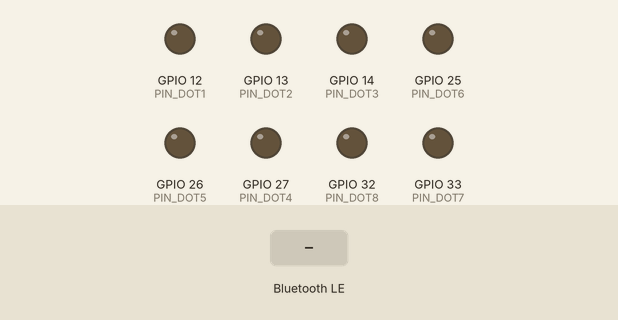
Bench run of a sketch on a simulated ESP32. Parts: output pins drawn as LEDs (lit = HIGH). Dashed ring = blinking. Inputs (shaded band) come from the test bench. Nothing arrives over Bluetooth unless stated; a phone connects over Bluetooth LE 3 s after start; what the sketch prints to the serial monitor is not drawn.

Above: at 2.2 s.
2.3 s: Bluetooth LE write "PRINT:1,2,3,4,5" received
At 3.0 s:
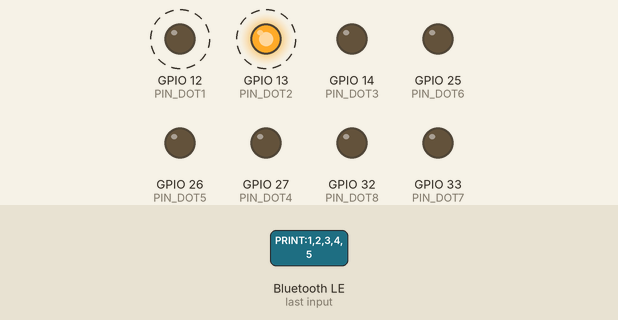
3.8 s: Bluetooth LE write "0" received
At 4.4 s:
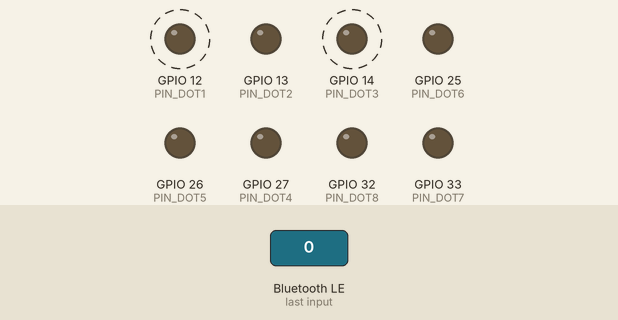
Timing chart, 0 to 6.8 s (numbered marks = the images above; inputs shaded):
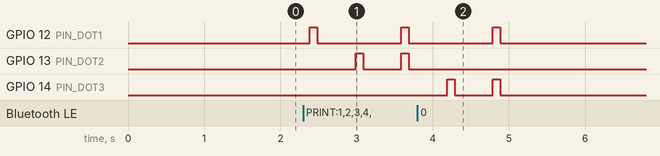

Measured:
- after the input at 2.3 s, GPIO 12 (PIN_DOT1): alternates HIGH for 0.10 s and LOW for 1.1 s, starting after 0.09 s; GPIO 13 (PIN_DOT2): alternates HIGH for 0.10 s and LOW for 0.50 s, starting after 0.69 s
- by itself, GPIO 14 (PIN_DOT3): alternates HIGH for 0.10 s and LOW for 0.50 s, 4 changes in all, then stays LOW

The sketch:

ESP32_BLE_Braille_Printer_UART.ino
```cpp
/*
 * ESP32 BLE Braille Printer Firmware (Nordic UART Edition)
 *
 * ⚠️ IMPORTANT: This firmware uses Nordic Semiconductor's standard UART service UUIDs
 * to match the Android app's BleManager.java expectations.
 *
 * Features:
 * - BLE GATT Server with Nordic UART service
 * - Receives braille print commands from Android app
 * - Processes braille dot patterns via solenoids
 * - Prints detailed debug info to Serial Monitor
 * - Sends progress updates back to Android app
 *
 * Upload:
 * - Arduino IDE → Select ESP32 board
 * - Tools → Serial Monitor @ 115200 baud
 */

#include <BLEDevice.h>
#include <BLEServer.h>
#include <BLEUtils.h>
#include <BLE2902.h>

// ============ Configuration ============
#define DEVICE_NAME "EZConnect-Braille01"
#define SERIAL_BAUD 115200

// GPIO pins for solenoid drivers (controlling 8 braille dots)
#define PIN_DOT1 12
#define PIN_DOT2 13
#define PIN_DOT3 14
#define PIN_DOT4 27
#define PIN_DOT5 26
#define PIN_DOT6 25
#define PIN_DOT7 33
#define PIN_DOT8 32

// Timing (in milliseconds)
#define DOT_ACTIVATION_TIME 100  // How long to activate pins
#define CHAR_DELAY 500           // Delay between characters

// ============ NORDIC UART Service UUIDs ============
// MUST match Android BleManager.java exactly!
#define UART_SERVICE_UUID           "6E400001-B5A3-F393-E0A9-E50E24DCCA9E"
#define CHARACTERISTIC_RX_UUID      "6E400002-B5A3-F393-E0A9-E50E24DCCA9E"  // Write from Android
#define CHARACTERISTIC_TX_UUID      "6E400003-B5A3-F393-E0A9-E50E24DCCA9E"  // Notify to Android

// ============ Global variables ============
BLEServer *pServer = nullptr;
BLEService *pUartService = nullptr;
BLECharacteristic *pRxCharacteristic = nullptr;   // Receive commands (WRITE)
BLECharacteristic *pTxCharacteristic = nullptr;   // Send status (NOTIFY)
bool deviceConnected = false;
std::string receivedCommand = "";

// Solenoid pins array
int solenoidPins[] = {PIN_DOT1, PIN_DOT2, PIN_DOT3, PIN_DOT4,
                       PIN_DOT5, PIN_DOT6, PIN_DOT7, PIN_DOT8};

// ============ BLE Server Callbacks ============
class MyServerCallbacks : public BLEServerCallbacks {
    void onConnect(BLEServer *pServer) override {
        deviceConnected = true;
        Serial.println("\n╔════════════════════════════════════════╗");
        Serial.println("║  ✓ ANDROID DEVICE CONNECTED            ║");
        Serial.println("╚════════════════════════════════════════╝");
        Serial.println();
    }

    void onDisconnect(BLEServer *pServer) override {
        deviceConnected = false;
        Serial.println("\n╔════════════════════════════════════════╗");
        Serial.println("║  ✗ ANDROID DEVICE DISCONNECTED         ║");
        Serial.println("╚════════════════════════════════════════╝");

        // Restart advertising
        BLEDevice::startAdvertising();
        Serial.println("Waiting for new connection...\n");
    }
};

// ============ RX Characteristic Callbacks (receiving from Android) ============
class MyCharacteristicCallbacks : public BLECharacteristicCallbacks {
    void onWrite(BLECharacteristic *pCharacteristic) override {
        std::string rxValue = pCharacteristic->getValue();

        if (rxValue.length() > 0) {
            Serial.println("\n┌─ COMMAND RECEIVED");
            Serial.print("│ Length: ");
            Serial.print(rxValue.length());
            Serial.print(" bytes\n│ Content: ");
            Serial.println(rxValue.c_str());
            Serial.println("└");

            receivedCommand = rxValue;
            processBrailleCommand(rxValue);
        }
    }
};

// ============ Solenoid Control ============

void activateBrailleDots(uint8_t pattern) {
    // Print binary representation
    Serial.print("  Pattern (binary): ");
    for (int i = 7; i >= 0; i--) {
        Serial.print(bitRead(pattern, i));
    }
    Serial.print(" | Active dots: ");

    // Activate pins
    for (int i = 0; i < 8; i++) {
        if (bitRead(pattern, i)) {
            digitalWrite(solenoidPins[i], HIGH);
            Serial.print(i + 1);
            Serial.print(" ");
        }
    }
    Serial.println();

    // Hold activation
    delay(DOT_ACTIVATION_TIME);

    // Deactivate all
    for (int i = 0; i < 8; i++) {
        digitalWrite(solenoidPins[i], LOW);
    }
}

// Send progress/status to Android via NOTIFY
void sendStatusToAndroid(const std::string &status) {
    if (!deviceConnected || pTxCharacteristic == nullptr) {
        return;
    }

    pTxCharacteristic->setValue(status);
    pTxCharacteristic->notify();

    Serial.print("  ↗ Sent to Android: ");
    Serial.println(status.c_str());
}

// ============ Braille Command Processing ============

void processBrailleCommand(std::string command) {
    Serial.println("\n╔═════════════════════════════════════════╗");
    Serial.println("║  PROCESSING BRAILLE COMMAND             ║");
    Serial.println("╚═════════════════════════════════════════╝");

    // Expected format examples:
    // "CMD:0103070F1F"  - Hex pairs (this is most common from Android)
    // "PRINT:1,2,3,4,5" - Decimal values

    // ========== Format 1: HEX String (CMD:...) ==========
    if (command.find("CMD:") == 0) {
        std::string hexData = command.substr(4);  // Remove "CMD:" prefix

        Serial.print("Format: HEX String\n");
        Serial.print("Hex data: ");
        Serial.println(hexData.c_str());

        int charCount = hexData.length() / 2;
        Serial.print("Chars to print: ");
        Serial.println(charCount);

        if (charCount == 0) {
            Serial.println("ERROR: No valid hex data!");
            return;
        }

        // Process each character
        for (int i = 0; i < charCount; i++) {
            std::string hex = hexData.substr(i * 2, 2);
            uint8_t dotPattern = (uint8_t)strtol(hex.c_str(), nullptr, 16);

            Serial.print("\n  [");
            Serial.print(i + 1);
            Serial.print("/");
            Serial.print(charCount);
            Serial.print("] Hex: 0x");
            Serial.print(hex.c_str());
            Serial.print(" (");
            Serial.print((int)dotPattern);
            Serial.println(")");

            // Activate dots
            activateBrailleDots(dotPattern);

            // Send progress
            std::string progress = "PROG:" + std::to_string(i + 1) + "/" + std::to_string(charCount);
            sendStatusToAndroid(progress);

            delay(CHAR_DELAY);
        }

        // Send completion
        Serial.println("\n✓ Print completed!");
        sendStatusToAndroid("PROG:DONE");
    }

    // ========== Format 2: Decimal String (PRINT:...) ==========
    else if (command.find("PRINT:") == 0) {
        std::string data = command.substr(6);  // Remove "PRINT:" prefix

        Serial.print("Format: Decimal Stream\n");
        Serial.print("Data: ");
        Serial.println(data.c_str());

        std::vector<uint8_t> patterns;
        size_t start = 0, end = 0;

        // Parse comma-separated values
        while ((end = data.find(',', start)) != std::string::npos) {
            std::string token = data.substr(start, end - start);
            patterns.push_back((uint8_t)strtol(token.c_str(), nullptr, 10));
            start = end + 1;
        }
        // Last value
        patterns.push_back((uint8_t)strtol(data.substr(start).c_str(), nullptr, 10));

        Serial.print("Chars to print: ");
        Serial.println(patterns.size());

        // Process each pattern
        for (size_t i = 0; i < patterns.size(); i++) {
            Serial.print("\n  [");
            Serial.print(i + 1);
            Serial.print("/");
            Serial.print(patterns.size());
            Serial.print("] Value: ");
            Serial.println(patterns[i]);

            activateBrailleDots(patterns[i]);

            std::string progress = "PROG:" + std::to_string(i + 1) + "/" + std::to_string(patterns.size());
            sendStatusToAndroid(progress);

            delay(CHAR_DELAY);
        }

        Serial.println("\n✓ Print completed!");
        sendStatusToAndroid("PROG:DONE");
    }

    // Unknown format
    else {
        Serial.println("ERROR: Unknown command format!");
        Serial.println("Expected: CMD:... or PRINT:...");
    }

    Serial.println("╚═════════════════════════════════════════╝\n");
}

// ============ GPIO Setup ============

void setupGPIO() {
    Serial.println("[GPIO] Initializing solenoid pins...");

    for (int i = 0; i < 8; i++) {
        pinMode(solenoidPins[i], OUTPUT);
        digitalWrite(solenoidPins[i], LOW);

        Serial.print("  Pin ");
        Serial.print(solenoidPins[i]);
        Serial.print(" → Dot ");
        Serial.println(i + 1);
    }

    Serial.println("✓ GPIO ready!\n");
}

// ============ BLE Setup ============

void setupBLE() {
    Serial.println("[BLE] Initializing BLE device...");

    // Create BLE device
    BLEDevice::init(DEVICE_NAME);
    pServer = BLEDevice::createServer();
    pServer->setCallbacks(new MyServerCallbacks());

    // Create UART Service
    pUartService = pServer->createService(UART_SERVICE_UUID);

    // Create RX Characteristic (receive from Android)
    pRxCharacteristic = pUartService->createCharacteristic(
        CHARACTERISTIC_RX_UUID,
        BLECharacteristic::PROPERTY_WRITE | BLECharacteristic::PROPERTY_WRITE_NR
    );
    pRxCharacteristic->setCallbacks(new MyCharacteristicCallbacks());

    // Create TX Characteristic (send to Android)
    pTxCharacteristic = pUartService->createCharacteristic(
        CHARACTERISTIC_TX_UUID,
        BLECharacteristic::PROPERTY_READ | BLECharacteristic::PROPERTY_NOTIFY
    );
    pTxCharacteristic->addDescriptor(new BLE2902());
    pTxCharacteristic->setValue("Ready");

    // Start service
    pUartService->start();

    // Setup advertising
    BLEAdvertising *pAdvertising = BLEDevice::getAdvertising();
    pAdvertising->addServiceUUID(UART_SERVICE_UUID);
    pAdvertising->setScanResponse(true);
    pAdvertising->setMinPreferred(0x06);
    BLEDevice::startAdvertising();

    Serial.println("[BLE] ✓ BLE Server initialized!");
    Serial.print("[BLE] Device Name: ");
    Serial.println(DEVICE_NAME);
    Serial.print("[BLE] UART Service UUID: ");
    Serial.println(UART_SERVICE_UUID);
    Serial.print("[BLE] RX UUID (Write): ");
    Serial.println(CHARACTERISTIC_RX_UUID);
    Serial.print("[BLE] TX UUID (Notify): ");
    Serial.println(CHARACTERISTIC_TX_UUID);
    Serial.println("[BLE] Advertising started...\n");
}

// ============ Setup ============

void setup() {
    Serial.begin(SERIAL_BAUD);
    delay(1000);

    Serial.println("\n\n");
    Serial.println("╔═════════════════════════════════════════╗");
    Serial.println("║  ESP32 BLE BRAILLE PRINTER               ║");
    Serial.println("║  Nordic UART Edition v2.0                ║");
    Serial.println("╚═════════════════════════════════════════╝");
    Serial.println();

    setupGPIO();
    setupBLE();

    Serial.println("✓ Setup complete! Ready for connections.\n");
}

// ============ Loop ============

void loop() {
    delay(1000);

    // Optional: print connection status every 15 seconds
    static unsigned long lastStatus = 0;
    if (millis() - lastStatus > 15000) {
        lastStatus = millis();

        Serial.print("[STATUS] Uptime: ");
        Serial.print(millis() / 1000);
        Serial.print("s | Connected: ");
        Serial.println(deviceConnected ? "YES" : "NO");
    }
}

/*
 * ╔════════════════════════════════════════════════════════════════╗
 * ║                       USAGE GUIDE                              ║
 * ╚════════════════════════════════════════════════════════════════╝
 *
 * 1. UPLOAD TO ESP32
 *    - Arduino IDE → Select ESP32 board
 *    - Click Upload
 *    - Wait for "Uploading..." to complete
 *
 * 2. OPEN SERIAL MONITOR
 *    - Tools → Serial Monitor
 *    - Baud rate: 115200
 *    - You should see startup banner
 *
 * 3. ANDROID CONNECTION
 *    - Open Android app → ScanActivity
 *    - Click "Refresh/Scan"
 *    - Find "EZConnect-Braille01"
 *    - Click to connect
 *    - Serial Monitor shows: "✓ ANDROID DEVICE CONNECTED"
 *
 * 4. SEND MESSAGE
 *    - In MainActivity: type message
 *    - Click "Send"
 *    - Watch Serial Monitor for debug output
 *    - Solenoids activate based on braille patterns
 *
 * ╔════════════════════════════════════════════════════════════════╗
 * ║                    TROUBLESHOOTING                             ║
 * ╚════════════════════════════════════════════════════════════════╝
 *
 * Issue: "APP not found in scan"
 *   → Check: Is Serial Monitor showing BLE init?
 *   → Fix: Reset ESP32, restart app, rescan
 *
 * Issue: "Connected but no data"
 *   → Check: Android logcat for BLE errors
 *   → Fix: Verify UUID matches in both files
 *
 * Issue: "Data received but solenoids don't activate"
 *   → Check: Are GPIO pins wired correctly?
 *   → Fix: Use ESP32_Solenoid_Test.ino to test pins
 *
 * ╔════════════════════════════════════════════════════════════════╗
 * ║                    SOLENOID PIN MAP                            ║
 * ╚════════════════════════════════════════════════════════════════╝
 *
 * ESP32 GPIO → Dot Number
 * Pin 12    → Dot 1
 * Pin 13    → Dot 2
 * Pin 14    → Dot 3
 * Pin 27    → Dot 4
 * Pin 26    → Dot 5
 * Pin 25    → Dot 6
 * Pin 33    → Dot 7
 * Pin 32    → Dot 8
 *
 * Layout:     Binary Pattern Example:
 * 1 | 4       01010101 = Dots 1,3,5,7
 * 2 | 5
 * 3 | 6
 * ---
 * 7 | 8
 */
```
